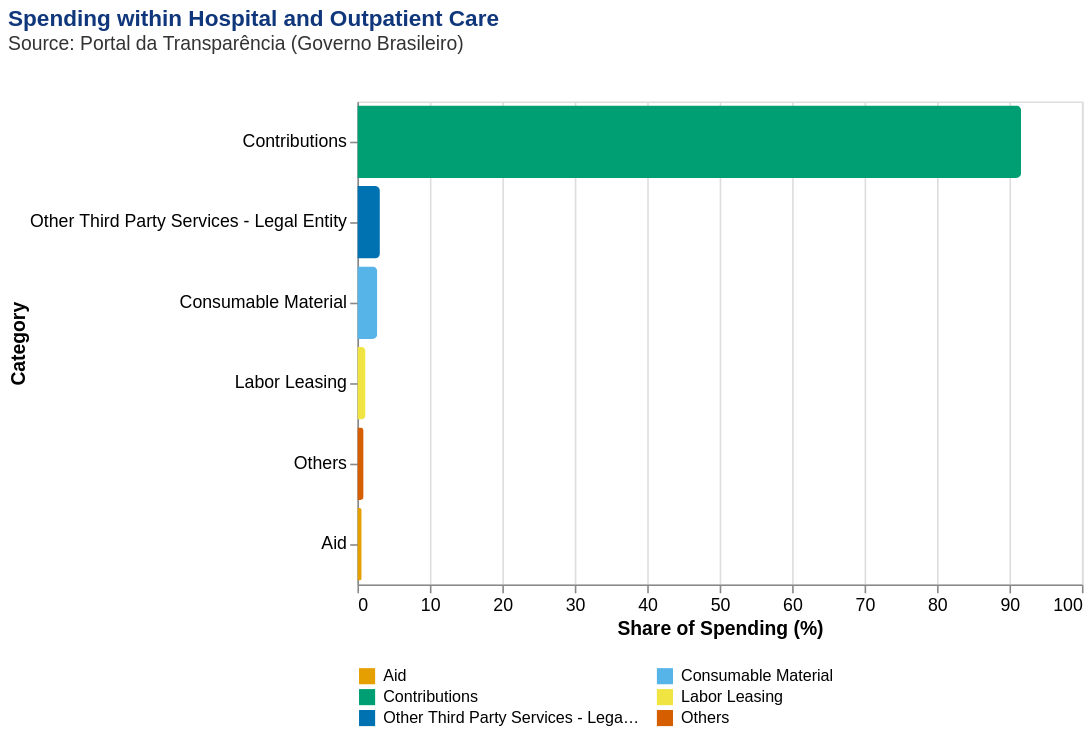

Vega-Lite specification stored for this chart:
### Vega-Lite specification from a JSON file in a GitHub repository (floating-point values rounded to 4 significant figures)
{"$schema": "https://vega.github.io/schema/vega-lite/v6.json", "description": "Bar chart version of the Hospital and Outpatient Care pie chart", "data": {"values": [{"category": "Contributions", "value": 91.6}, {"category": "Other Third Party Services - Legal Entity", "value": 3.1}, {"category": "Consumable Material", "value": 2.74}, {"category": "Labor Leasing", "value": 1.12}, {"category": "Aid", "value": 0.59}, {"category": "Others", "value": 0.85}]}, "width": 450, "height": 300, "title": {"text": "Spending within Hospital and Outpatient Care", "offset": 30, "fontWeight": "bold", "anchor": "start", "color": "#10377b", "fontSize": 14, "subtitle": ["Source: Portal da Transparência (Governo Brasileiro)"], "subtitleColor": "#333333", "subtitleFontWeight": "normal", "subtitleFontSize": 12}, "encoding": {"y": {"field": "category", "type": "nominal", "sort": "-x", "axis": {"title": "Category", "labelLimit": 220}}}, "layer": [{"mark": {"type": "bar", "cornerRadiusEnd": 3}, "encoding": {"x": {"field": "value", "type": "quantitative", "title": "Share of Spending (%)", "scale": {"domain": [0, 100]}, "axis": {"format": ".0f"}}, "color": {"field": "category", "type": "nominal", "scale": {"range": ["#E69F00", "#56B4E9", "#009E73", "#F0E442", "#0072B2", "#D55E00"]}, "legend": {"title": "", "orient": "bottom", "columns": 2}}, "tooltip": [{"field": "category", "type": "nominal", "title": "Category"}, {"field": "value", "type": "quantitative", "title": "Share of Spending (%)", "format": ".1f"}]}}, {"mark": {"type": "text", "align": "left", "baseline": "middle", "dx": 4, "fontSize": 11}, "encoding": {"x": {"field": "value", "type": "quantitative", "scale": {"domain": [0, 100]}}}}], "config": {"axis": {"labelFontSize": 11, "titleFontSize": 12}}}
